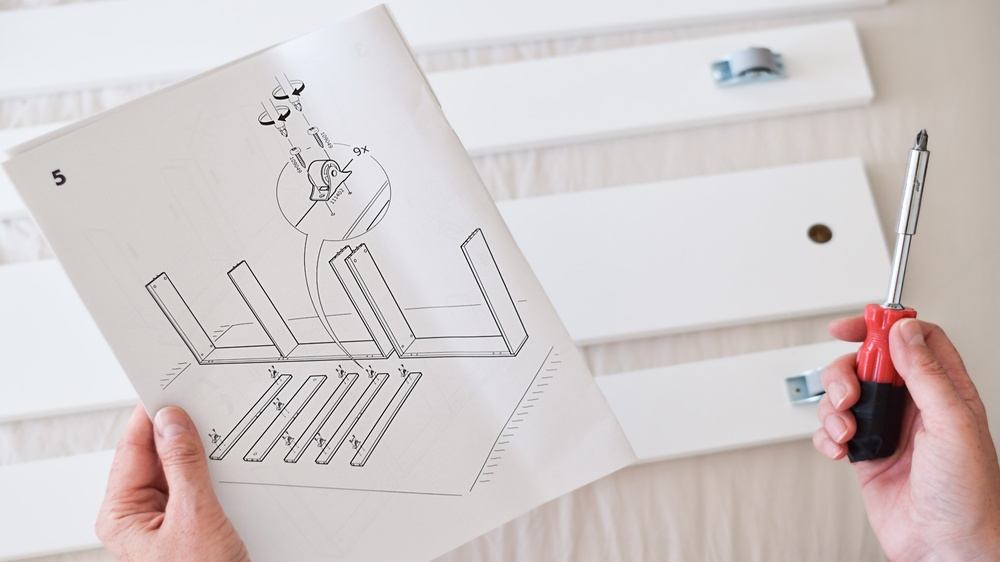
#> input picture assets/modulo2/1.jpeg, 1000 x 562 px, shrunk from 1920 x 1080 before the run
$ jupyter execute 'VC_M2A1 - Detecção e Extração de Características.ipynb'   (shell and % lines are left out)
#> lines starting #> are read from the running program, lines starting #| are printed output that depends on the picture
# M2A1 - Detecção e Extração de Características

Na prática de hoje vamos utilizar [OpenCV](https://opencv.org/) para extrair características de imagens.

Esse notebook está estruturado da seguinte forma.

- Introdução
- Extração de Caracteísticas
- Próximos passos
- Atividade Complementares

## Introdução

Instalação para os que ainda não possuem a biblioteca instalada.

Importar as bibliotecas e Ler Imagens do Disco

[cell 1]
import numpy as np
import matplotlib.pyplot as plt
import cv2

[cell 2]
image = cv2.imread("../assets/modulo2/1.jpeg")
#> image is the input picture: shape (562, 1000, 3); mean B, G, R 202.9, 203, 210.8

[cell 3]
plt.imshow(cv2.cvtColor(image, cv2.COLOR_BGR2RGB))

## Extração de Caracteísticas

Agora podemos criar o extrator e aplicar ele. Por exemplo o [SIFT](https://www.cs.ubc.ca/~lsigal/425_2024W1/ijcv04.pdf).

[cell 4]
# Criando o detector do SIFT.
sift = cv2.SIFT_create()

# Detectando os keypoints e calculando os descritores.
keypoints, descriptors = sift.detectAndCompute(image, None)
#> keypoints = 408 keypoints; strongest (x, y, size): (287, 97, 2.5), (272, 122, 2.5), (296, 92, 4.4), (282, 118, 4.4)

# Visualizando os ketypoints.
image_kp = cv2.drawKeypoints(image, keypoints, None, flags=cv2.DRAW_MATCHES_FLAGS_DRAW_RICH_KEYPOINTS)
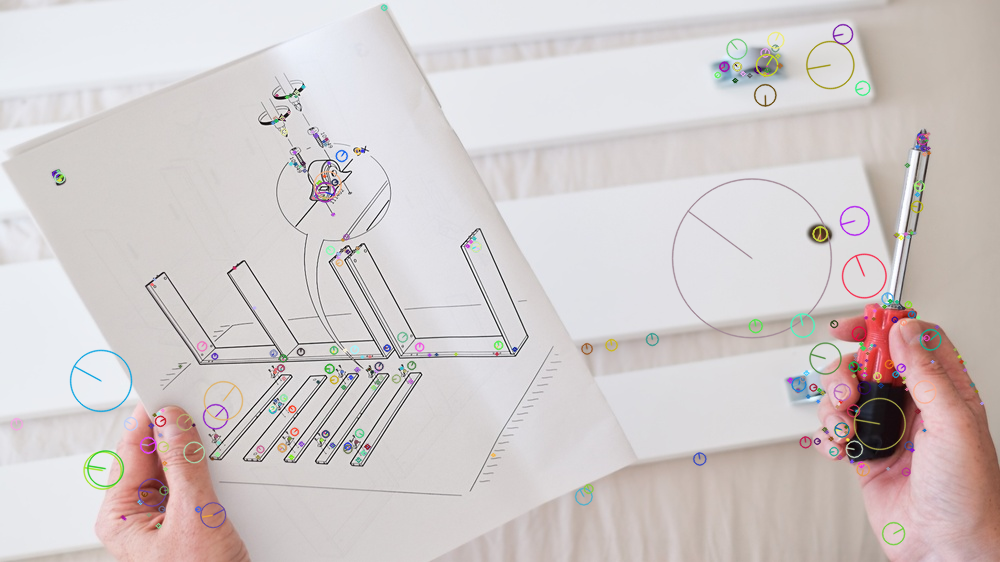
#> image_kp: shape (562, 1000, 3); mean B, G, R 202.1, 202.4, 209.9
plt.imshow(cv2.cvtColor(image_kp, cv2.COLOR_BGR2RGB))

OpenCV também implementa outros detectores como o [ORB](https://par.cse.nsysu.edu.tw/resource/paper/2016/161129/ORB-an%20efficient%20alternative%20to%20SIFT%20or%20SURF.pdf).

[cell 5]
# Criando o detector do ORB.
orb = cv2.ORB_create(30)

# Detectando os keypoints e calculando os descritores.
keypoints, descriptors = orb.detectAndCompute(image, None)
#> keypoints = 30 keypoints; strongest (x, y, size): (287, 96, 31), (273, 122, 31), (293, 93, 31), (293, 92, 37.2)

# Visualizando os keypoints.
image_kp = cv2.drawKeypoints(image, keypoints, None, flags=cv2.DRAW_MATCHES_FLAGS_DRAW_RICH_KEYPOINTS)
plt.imshow(cv2.cvtColor(image_kp, cv2.COLOR_BGR2RGB))
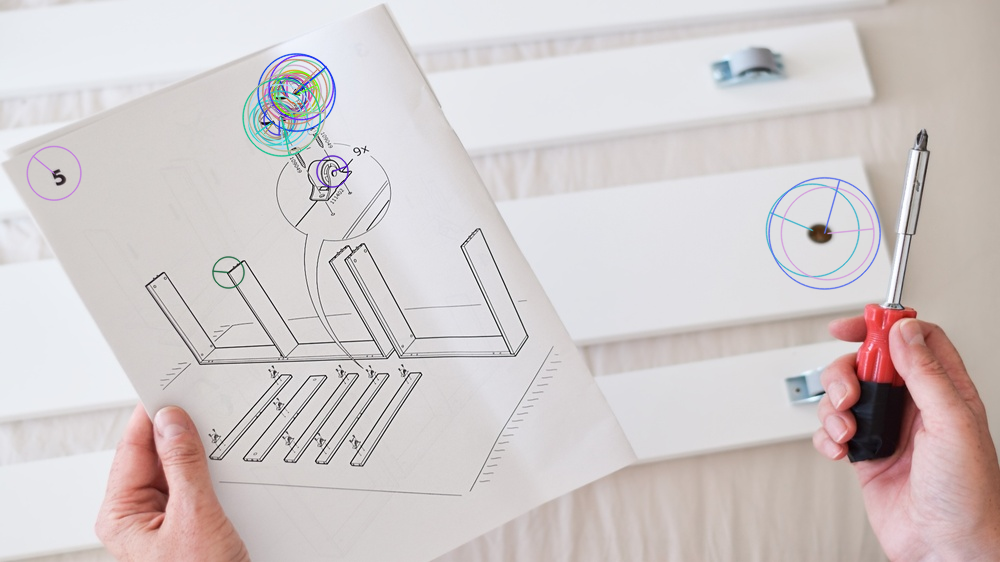
#> shown: shape (562, 1000, 3); mean R, G, B 209.8, 202.3, 202.6

E assim terminamos a prática de hoje.

## Próximos Passos e Referências

Nas próximas práticas iremos utilizar essas características para encontrar correspondências em imagens.

Uma lista não exaustiva de referências segue:

- https://opencv.org/
- https://learnopencv.com/blogs/
- https://pyimagesearch.com/

## Atividades Complementares (Opicional)

- [x] Leia a imagem e rode todos os comandos.
- [x] Existe alguma forma de melhorar os resutlados do SIFT?
- [x] Existem outros detectores já implementados pela OpenCV?

### Atividade 2 — Melhorando os resultados do SIFT

O SIFT tem alguns parâmetros que controlam quantos e quais keypoints são retornados:

- **nfeatures**: número máximo de features (0 = sem limite)
- **contrastThreshold**: filtra regiões com baixo contraste — valores menores detectam mais keypoints
- **edgeThreshold**: filtra keypoints em bordas — valores maiores retêm mais

Abaixo comparo o resultado padrão com parâmetros ajustados pra ver o impacto na detecção.

[cell 6]
# SIFT padrão
sift_default = cv2.SIFT_create()
kp_default, _ = sift_default.detectAndCompute(image, None)
#> kp_default = 408 keypoints; strongest (x, y, size): (287, 97, 2.5), (272, 122, 2.5), (296, 92, 4.4), (282, 118, 4.4)

# Baixar o contrastThreshold faz o SIFT aceitar regiões com menos contraste,
# detectando mais keypoints. edgeThreshold maior retém mais bordas.
sift_tuned = cv2.SIFT_create(nfeatures=0, contrastThreshold=0.02, edgeThreshold=20)
kp_tuned, _ = sift_tuned.detectAndCompute(image, None)
#> kp_tuned = 846 keypoints; strongest (x, y, size): (287, 97, 2.5), (272, 122, 2.5), (296, 92, 4.4), (282, 118, 4.4)

img_default = cv2.drawKeypoints(image, kp_default, None, flags=cv2.DRAW_MATCHES_FLAGS_DRAW_RICH_KEYPOINTS)
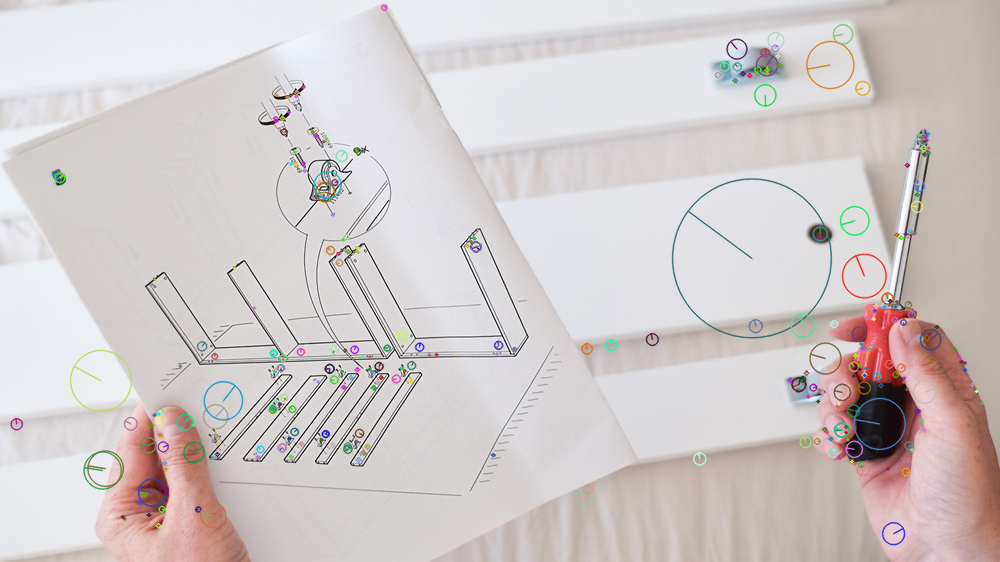
#> img_default: shape (562, 1000, 3); mean B, G, R 201.9, 202.3, 209.5
img_tuned = cv2.drawKeypoints(image, kp_tuned, None, flags=cv2.DRAW_MATCHES_FLAGS_DRAW_RICH_KEYPOINTS)
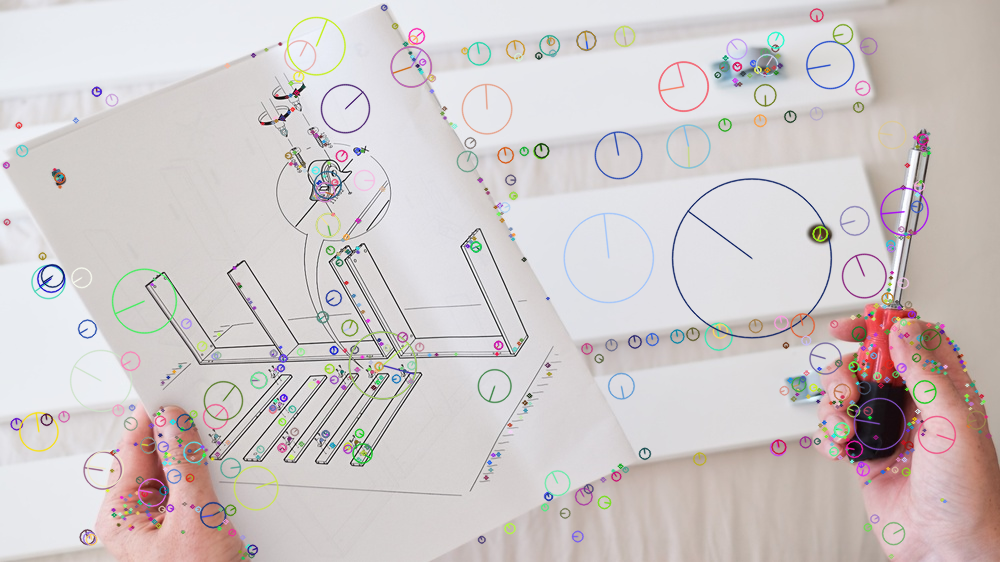
#> img_tuned: shape (562, 1000, 3); mean B, G, R 200.8, 200.9, 208.1

fig, axes = plt.subplots(1, 2, figsize=(14, 6))
axes[0].imshow(cv2.cvtColor(img_default, cv2.COLOR_BGR2RGB))
axes[0].set_title(f"SIFT padrão — {len(kp_default)} keypoints")
axes[0].axis("off")
axes[1].imshow(cv2.cvtColor(img_tuned, cv2.COLOR_BGR2RGB))
axes[1].set_title(f"SIFT ajustado (contrastThreshold=0.02) — {len(kp_tuned)} keypoints")
axes[1].axis("off")
plt.tight_layout()
plt.show()
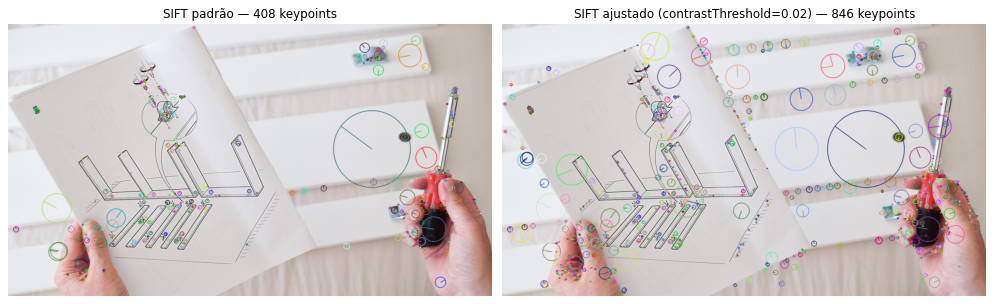
#> figure drawn by matplotlib, 2 panels

### Atividade 3 — Outros detectores no OpenCV

Além do SIFT e ORB, o OpenCV implementa vários outros detectores. Testei três:

- **AKAZE**: descritor binário moderno, robusto e eficiente — boa alternativa ao SIFT sem precisar de GPU
- **BRISK**: também binário, muito rápido, com abordagem de escala diferente do ORB
- **FAST**: extremamente rápido pra tempo real, mas só detecta pontos sem calcular escala ou orientação

[cell 7]
akaze = cv2.AKAZE_create()
kp_akaze, _ = akaze.detectAndCompute(image, None)
#> kp_akaze = 508 keypoints; strongest (x, y, size): (820, 233, 16.1), (819, 233, 11.4), (296, 92, 5.7), (282, 117, 5.7)
img_akaze = cv2.drawKeypoints(image, kp_akaze, None, flags=cv2.DRAW_MATCHES_FLAGS_DRAW_RICH_KEYPOINTS)
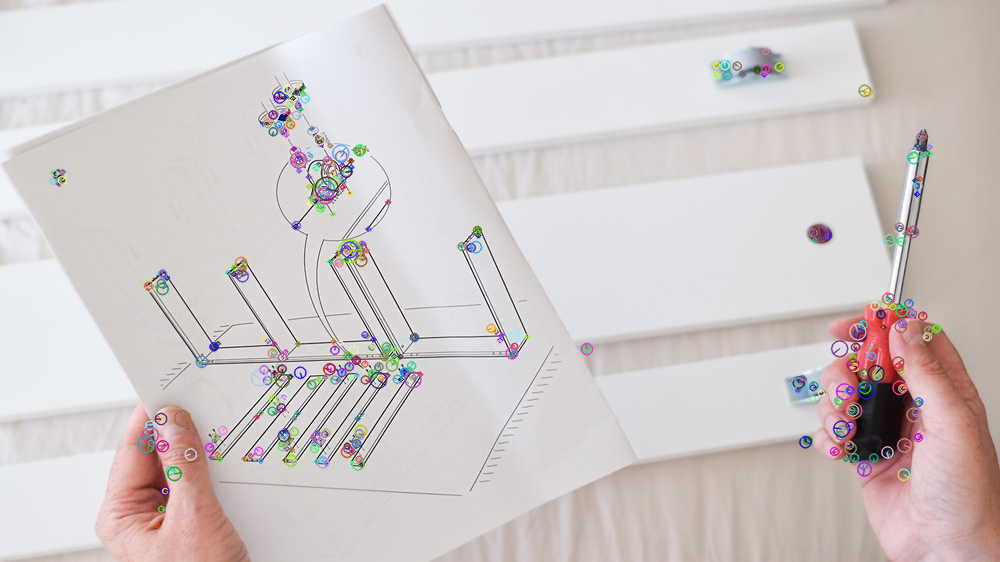
#> img_akaze: shape (562, 1000, 3); mean B, G, R 202.3, 202.2, 209.6

brisk = cv2.BRISK_create()
kp_brisk, _ = brisk.detectAndCompute(image, None)
#> kp_brisk = 2655 keypoints; strongest (x, y, size): (293, 93, 13.1), (279, 119, 12.8), (273, 122, 12.3), (287, 97, 14.2)
img_brisk = cv2.drawKeypoints(image, kp_brisk, None, flags=cv2.DRAW_MATCHES_FLAGS_DRAW_RICH_KEYPOINTS)
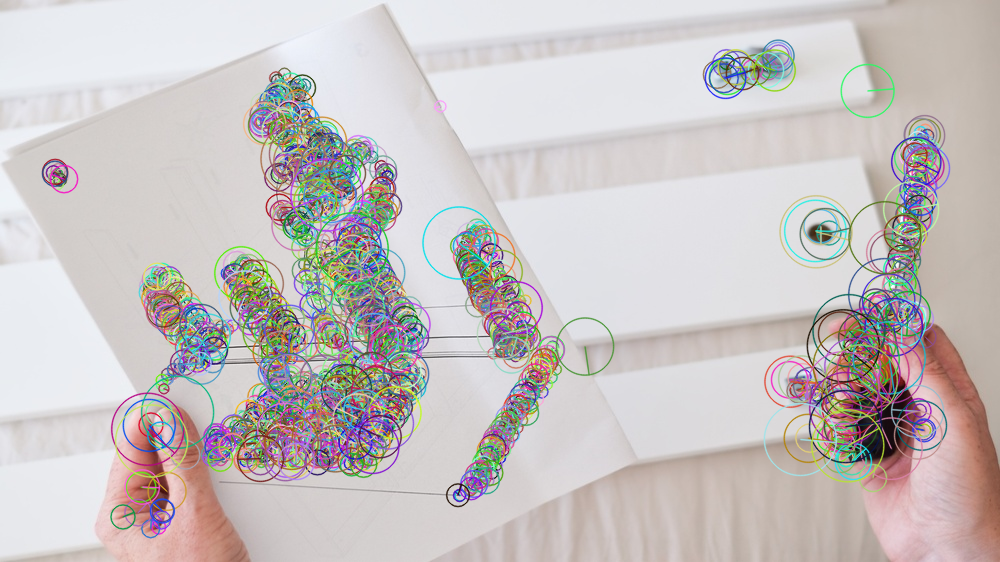
#> img_brisk: shape (562, 1000, 3); mean B, G, R 193.6, 194, 199.9

# FAST só detecta pontos, não computa descritores
fast = cv2.FastFeatureDetector_create()
kp_fast = fast.detect(image, None)
#> kp_fast = 2494 keypoints; strongest (x, y, size): (293, 93, 7), (273, 122, 7), (298, 88, 7), (279, 119, 7)
img_fast = cv2.drawKeypoints(image, kp_fast, None, color=(0, 255, 0))
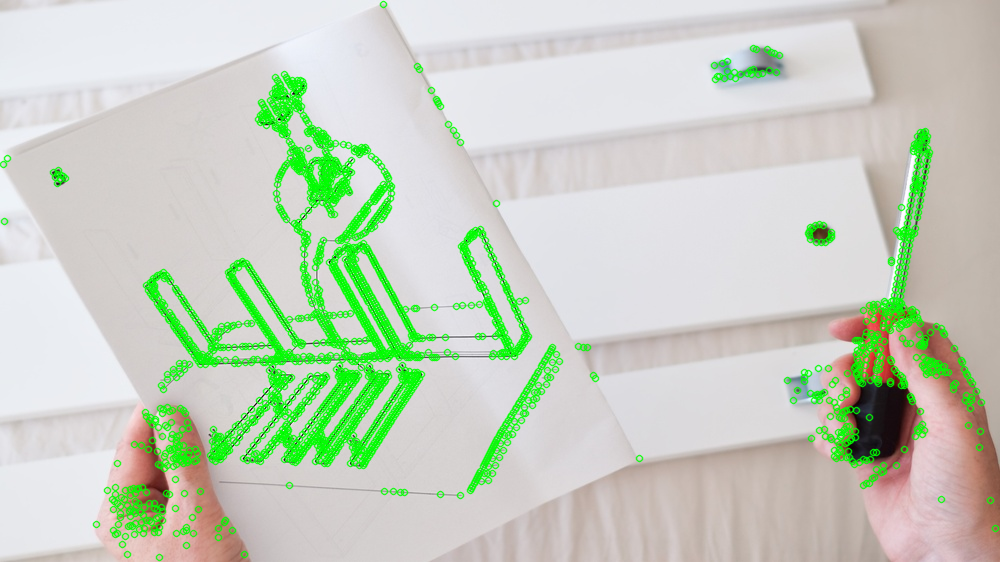
#> img_fast: shape (562, 1000, 3); mean B, G, R 190.7, 208.6, 197.5

fig, axes = plt.subplots(1, 3, figsize=(18, 6))
for ax, img_kp, title, kp in zip(
    axes,
    [img_akaze, img_brisk, img_fast],
    ["AKAZE", "BRISK", "FAST"],
    [kp_akaze, kp_brisk, kp_fast],
):
    ax.imshow(cv2.cvtColor(img_kp, cv2.COLOR_BGR2RGB))
    ax.set_title(f"{title} — {len(kp)} keypoints")
    ax.axis("off")
#> this loop made 3 passes
plt.tight_layout()
plt.show()
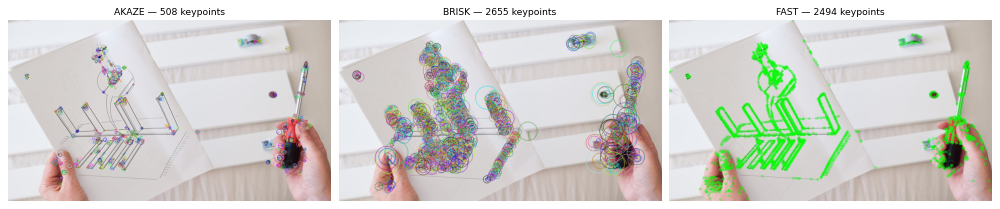
#> figure drawn by matplotlib, 3 panels

$ run again, with assets/modulo2/2.jpeg copied over assets/modulo2/1.jpeg
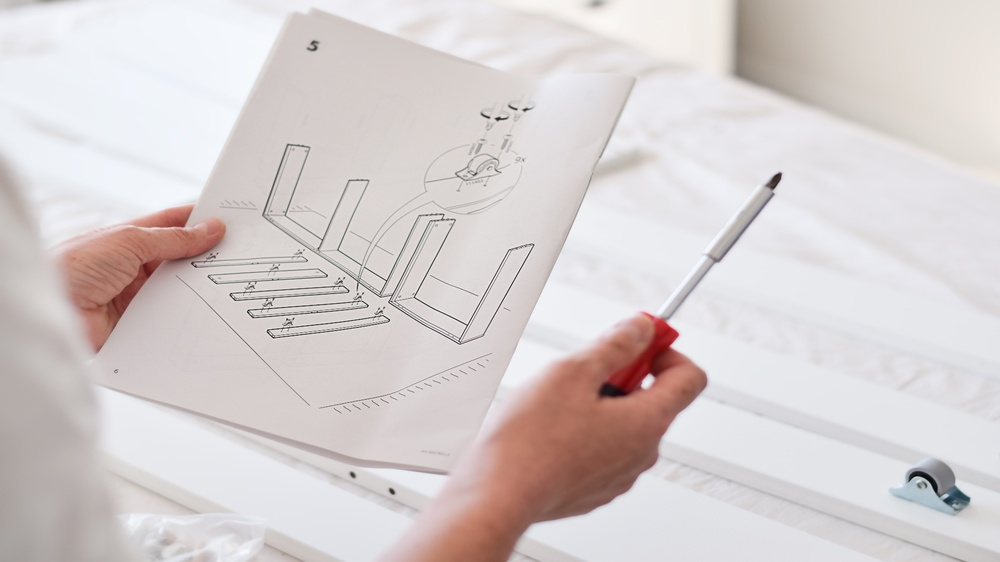
#> input picture assets/modulo2/2.jpeg, 1000 x 562 px, shrunk from 1920 x 1080 before the run
#> image is the input picture: shape (562, 1000, 3); mean B, G, R 207.3, 207.5, 215
#> `keypoints, descriptors = sift.detectAndCompute(image, None)`: keypoints = 271 keypoints; strongest (x, y, size): (776, 179, 7), (498, 119, 2.9), (392, 491, 3.7), (525, 110, 2.6)
#> `keypoints, descriptors = orb.detectAndCompute(image, None)`: keypoints = 30 keypoints; strongest (x, y, size): (778, 174, 44.6), (779, 174, 37.2), (496, 118, 31), (497, 119, 37.2)
#> kp_default = 271 keypoints; strongest (x, y, size): (776, 179, 7), (498, 119, 2.9), (392, 491, 3.7), (525, 110, 2.6)
#> kp_tuned = 757 keypoints; strongest (x, y, size): (776, 179, 7), (498, 119, 2.9), (392, 491, 3.7), (525, 110, 2.6)
#> `plt.show()`:
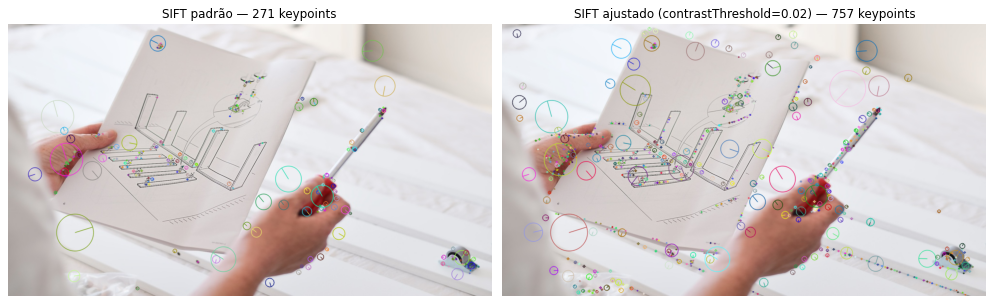
#> figure drawn by matplotlib, 2 panels
#> kp_akaze = 266 keypoints; strongest (x, y, size): (647, 381, 8.1), (776, 178, 8.1), (775, 180, 11.4), (647, 382, 11.4)
#> kp_brisk = 1319 keypoints; strongest (x, y, size): (778, 176, 29.8), (248, 311, 12.8), (348, 290, 12.7), (777, 176, 38.7)
#> kp_fast = 1675 keypoints; strongest (x, y, size): (348, 290, 7), (248, 310, 7), (273, 337, 7), (488, 117, 7)
#> the loop `for ax, img_kp, title, kp in zip( axes, [img_akaze, img_brisk, img_fas..` made 3 passes
#> `plt.show()`:
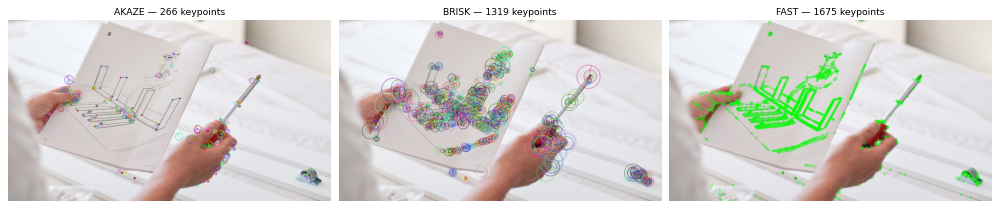
#> figure drawn by matplotlib, 3 panels
